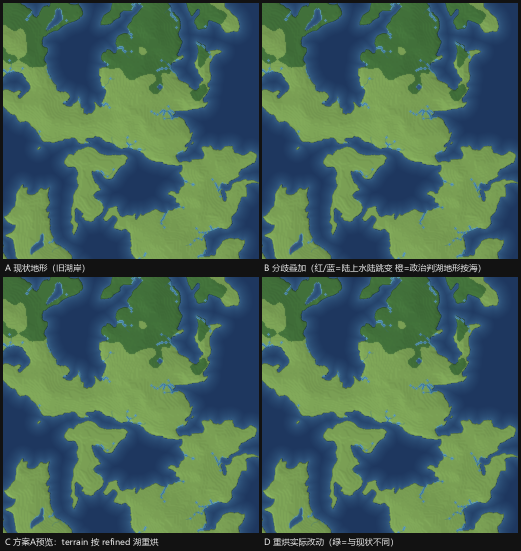
#> input picture tools/worldgen/output/audit4_lake_bay_ab.png, 1042 x 1102 px, given in place of fractal_river_mask_8192.png, which was not available (shown at 1/2 size)
$ python river_export.py
#> lines starting #> are read from the running program, lines starting #| are printed output that depends on the picture; after the words box and inside, x2 and y2 are one past the last pixel; in counts of white or black regions, pixels touching at a corner belong together; pictures that were not available may be replaced by others from this repository, and a replacement may not be noted
"""河流矢量提取 + 视图包注入（B3，总体设计 §5.4）。

数据源裁定（2026-09）：locked/river_paths.json 是废弃实验管线（river_step4.py，C 加速器
+ Catmull-Rom）产物，与 B2 底图河流（fractal_continent.py 的 river_mask）不是同一批河
（采样重合率仅 7.2%），不可用。本工具从现役 fractal_river_mask_8192.png 骨架化提取
矢量折线 —— 与底图河流像素级同源，天然对齐。

宽度 = 折线处 EDT×2 实测河宽（mask 宽度本身即「四次根流量×6px」，宽度大一档 = 流量
大一档，四次根流量语义保留在宽度里）；颜色消费端统一 B2 底图河色（46,102,140）。

流程：
  1. 提取（一次性，缓存 output/river_vectors.json）：
     river_mask → skeletonize → 端点/交点拆段图追踪 → 每段 EDT 中位宽
     → DP 抽稀(tol 0.5px) → 短段过滤(<6px)
  2. 注入（就地 patch，不重跑视图包导出全链路）：
     - L1：config/strategic_map/l1_world.json + l1_packs/l1_XXX/（70 份）
       加 "world_origin"（世界原点，重算自 legacy 蒙版 bbox，与
       export_l1_view_context 同公式）+ "rivers"（context 局部 [x,y]）
     - L2：l2_packs/region_XXX/l2_world.json（13 份）加 "rivers"
       （正方形 context 局部 [y,x]，与 L2 顶点惯例一致）
  3. L2 geom 重烘（l2_bake，湖色统一 (72,116,158) 对齐 B2 底图 lake 色）

硬验收：提取折线按宽度重栅格化 vs 原 mask 的 IoU ≥ 0.85（骨架中心线重建的
半像素偏差内）；各 L1/L2 包 rivers 非空（有河穿过的窗口）。

用法：
  python river_export.py                # 全流程（提取缓存 + 注入 + 重烘）
  python river_export.py --extract-only # 仅提取 + 预览/自检
"""
import argparse
import json
import math
import os
import sys

import numpy as np
from PIL import Image, ImageDraw

HERE = os.path.dirname(os.path.dirname(os.path.abspath(__file__)))   # tools/worldgen
OUTPUT_DIR = os.path.join(HERE, "output")
GAME_DIR = os.path.normpath(os.path.join(
    HERE, "..", "..", "stick-world", "config", "strategic_map"))

# 与生成端/消费端共享的水色（terrain_params.json colors 同源，改色三端同步）
RIVER_COLOR = (46, 102, 140)
LAKE_COLOR_NEW = (72, 116, 158)

# 提取参数
MIN_SEG_LEN = 1.0      # 段最小折线长（px @8192；碎刺过滤下限——自检口径：miss 全为不可见碎刺）
DP_TOL = 0.5           # Douglas-Peucker 抽稀容差（px @8192，保留蜿蜒细节）
MIN_CLIP_LEN = 4.0     # 裁切后窗口内子段最小长（px @8192）

# L1 context 窗口（export_l1_view_context.py 的 8192 世界）
L1_RES = 8192

NEIGHBORS8 = [(-1, -1), (-1, 0), (-1, 1), (0, -1), (0, 1), (1, -1), (1, 0), (1, 1)]


# ==================== 提取 ====================

def extract_river_vectors(mask_path):
    """river_mask → 矢量折线段列表 [{"pts": [[x,y]...], "w": float}]（8192 世界坐标）。"""
    from scipy.ndimage import distance_transform_edt, convolve
    from skimage.morphology import skeletonize

    print("[river] 加载 river_mask ...")
    rm = np.array(Image.open(mask_path).convert("L")) > 127
    print("  河流像素: %d" % int(rm.sum()))

    print("[river] skeletonize ...")
    skel = skeletonize(rm)
    skel = skel.astype(bool)
    print("  骨架像素: %d" % int(skel.sum()))

    print("[river] 邻居计数（端点/交点识别）...")
    k8 = np.ones((3, 3), dtype=np.int32)
    k8[1, 1] = 0
    deg = convolve(skel.astype(np.int32), k8, mode="constant", cval=0)
    deg[~skel] = 0

    edt = distance_transform_edt(rm)   # 河内像素到河岸距离，河宽 = ×2

    H, W = skel.shape
    visited = np.zeros_like(skel, dtype=bool)

    def walk_chain(start):
        """从端点/任意点沿 deg==2 链前进，返回（含两端节点像素的）点列。"""
        chain = [start]
        cur = start
        while True:
            visited[cur[0], cur[1]] = True
            nxt = None
            for dy, dx in NEIGHBORS8:
                p = (cur[0] + dy, cur[1] + dx)
                if 0 <= p[0] < H and 0 <= p[1] < W and skel[p] and not visited[p]:
                    nxt = p
                    break
            if nxt is None:
                break
            chain.append(nxt)
            if deg[nxt] != 2:      # 到达端点/交点：节点像素收进链后停
                visited[nxt[0], nxt[1]] = True
                break
            cur = nxt
        return chain

    segments = []

    def add_chain(chain):
        if len(chain) < 2:
            return
        pts = [[float(x), float(y)] for (y, x) in chain]
        # 段宽 = 链上 EDT 中位 ×2（河宽口径：河内像素到两岸距离之和）
        ws = [float(edt[y, x]) * 2.0 for (y, x) in chain]
        w = float(np.median(ws)) if ws else 2.0
        segments.append({"pts": pts, "w": round(w, 2)})

    print("[river] 图追踪（端点出发 + 交点辐射 + 闭环兜底）...")
    endpoints = [tuple(p) for p in np.argwhere(deg == 1)]
    junctions = [tuple(p) for p in np.argwhere(deg >= 3)]
    for ep in endpoints:
        if visited[ep]:
            continue
        add_chain(walk_chain(ep))
    for jc in junctions:
        # 交点辐射：交点自身的每条未访问分支各走一段（保证交点间连通）
        visited[jc[0], jc[1]] = True
        for dy, dx in NEIGHBORS8:
            p = (jc[0] + dy, jc[1] + dx)
            if 0 <= p[0] < H and 0 <= p[1] < W and skel[p] and not visited[p]:
                if deg[p] == 1:
                    continue        # 端点起点分支已被端点遍历覆盖（重复段防御）
                chain = [jc] + walk_chain(p)
                add_chain(chain)
    # 闭环兜底：剩下降序未访问骨架像素（全 deg==2 的环，如牛轭湖环）
    for p in np.argwhere(skel & ~visited):
        p = tuple(p)
        if visited[p]:
            continue
        chain = walk_chain(p)
        if len(chain) >= 4:
            chain.append(chain[0])   # 闭环显式闭合
            pts = [[float(x), float(y)] for (y, x) in chain]
            ws = [float(edt[y, x]) * 2.0 for (y, x) in chain]
            segments.append({"pts": pts, "w": round(float(np.median(ws)), 2)})
    print("  原始段: %d" % len(segments))

    # DP 抽稀 + 短段过滤
    out = []
    for seg in segments:
        pts = rdp(seg["pts"], DP_TOL)
        if polyline_len(pts) >= MIN_SEG_LEN:
            out.append({"pts": [[round(x, 1), round(y, 1)] for x, y in pts], "w": seg["w"]})
    print("  抽稀+过滤后: %d 段（DP tol=%.2f, min_len=%.0f）" % (len(out), DP_TOL, MIN_SEG_LEN))
    return out


def polyline_len(pts):
    return sum(math.hypot(b[0] - a[0], b[1] - a[1]) for a, b in zip(pts, pts[1:]))


def rdp(pts, tol):
    """Douglas-Peucker 抽稀（迭代栈实现）。"""
    if len(pts) < 3:
        return pts
    keep = [False] * len(pts)
    keep[0] = keep[-1] = True
    stack = [(0, len(pts) - 1)]
    while stack:
        i, j = stack.pop()
        if j <= i + 1:
            continue
        ax, ay = pts[i]
        bx, by = pts[j]
        dx, dy = bx - ax, by - ay
        L2 = dx * dx + dy * dy
        best_d, best_k = -1.0, -1
        for k in range(i + 1, j):
            px, py = pts[k]
            if L2 < 1e-12:
                d = math.hypot(px - ax, py - ay)
            else:
                t = max(0.0, min(1.0, ((px - ax) * dx + (py - ay) * dy) / L2))
                d = math.hypot(px - ax - t * dx, py - ay - t * dy)
            if d > best_d:
                best_d, best_k = d, k
        if best_d > tol:
            keep[best_k] = True
            stack.append((i, best_k))
            stack.append((best_k, j))
    return [p for p, k in zip(pts, keep) if k]


# ==================== 裁切 ====================

# [131 lines left out: functions clip_polyline, rivers_in_window, l1_window, patch_l1, patch_l2, not called in this run]


# ==================== 自检 + 预览 ====================

def selfcheck(vectors, mask_path):
    """矢量忠实度双指标（提取质量硬验收）：
    · 命中率（跑偏检测）：折线密采样点落在 mask+1px 内 ≥ 0.97（折线没画到河外）
    · 覆盖率（漏河检测）：mask 中心带像素（EDT≤1.2，河宽≤2.4px 的细河骨架邻域）
      距折线最近采样点 ≤2px 的比例 ≥ 0.95（没漏提取河段）
    像素 IoU 不适用：宽度重建自带 ±半宽容差（PIL 线宽方形足迹膨胀 ~12%）。"""
    from scipy.ndimage import distance_transform_edt, binary_dilation
    from scipy.spatial import cKDTree

    rm = np.array(Image.open(mask_path).convert("L")) > 127
    # 折线密采样（相邻 ~1px），建 KD-tree
    samples = []
    for seg in vectors:
        pts = seg["pts"]
        for a, b in zip(pts, pts[1:]):
            L = math.hypot(b[0] - a[0], b[1] - a[1])
            n = max(1, int(L))
            for k in range(n):
                t = k / n
                samples.append((a[0] + (b[0] - a[0]) * t, a[1] + (b[1] - a[1]) * t))
        samples.append(tuple(pts[-1]))
    samples = np.array(samples)
    tree = cKDTree(samples)

    # 命中率
    rm_d = binary_dilation(rm, iterations=1)
    inside = rm_d[samples[:, 1].astype(int), samples[:, 0].astype(int)]
    hit = float(inside.mean()) if len(inside) else 0.0

    # 覆盖率：mask 中心带 → 距折线
    edt = distance_transform_edt(rm)
    core = rm & (edt <= 1.2)
    cy, cx = np.where(core)
    if len(cy) == 0:
        cover = 1.0
    else:
        d, _ = tree.query(np.column_stack([cx, cy]), k=1, workers=-1)
        cover = float((d <= 2.0).mean())
    return hit, cover, len(samples), int(core.sum())


def preview(vectors, mask_path, out_path):
    """全图矢量预览：暗底 + 矢量河流（按宽度），人眼对照 mask 渲染质量。"""
    rm = np.array(Image.open(mask_path).convert("L"))
    h, w = rm.shape
    scale = 2048 / w
    img = Image.new("RGB", (2048, 2048), (24, 28, 34))
    draw = ImageDraw.Draw(img)
    for seg in vectors:
        pts = [(p[0] * scale, p[1] * scale) for p in seg["pts"]]
        lw = max(1, seg["w"] * scale * 0.9)
        t = min(1.0, seg["w"] / 12.0)
        col = (int(90 + 60 * t), int(140 + 40 * t), 190)
        draw.line(pts, fill=col, width=int(lw), joint="curve")
    img.save(out_path)
    print("  -> %s" % out_path)


# ==================== main ====================

def main():
    ap = argparse.ArgumentParser(description="河流矢量提取 + 视图包注入（B3）")
    ap.add_argument("--extract-only", action="store_true", help="仅提取 + 预览/自检，不注入")
    ap.add_argument("--force-extract", action="store_true", help="忽略矢量缓存重提取")
    args = ap.parse_args()

    mask_path = os.path.join(OUTPUT_DIR, "fractal_river_mask_8192.png")
    cache_path = os.path.join(OUTPUT_DIR, "river_vectors.json")

    if args.force_extract or not os.path.exists(cache_path):
        vectors = extract_river_vectors(mask_path)
#> in extract_river_vectors, `rm = np.array(Image.open(mask_path).convert("L")) > 127`:
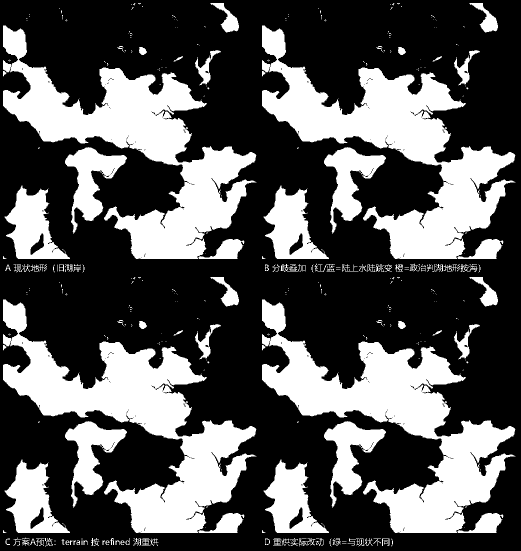
#> rm: shape (1102, 1042) bool (shown at 1/2 size); 34.4% white; 414 white regions (273 under 20 px), largest, box (x1, y1, x2, y2) and area: (6, 51, 513, 518) 74891, (524, 51, 1031, 518) 74891, (6, 599, 513, 1066) 74891
#|   河流像素: 395417
#|   骨架像素: 26780
#> in extract_river_vectors, `deg = convolve(skel.astype(np.int32), k8, mode="constant", cval=0)`:
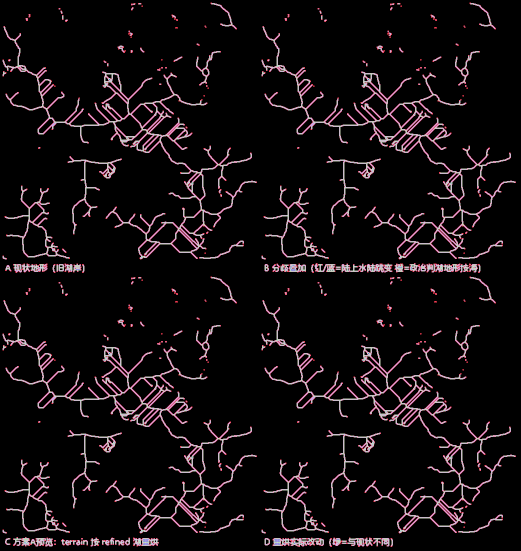
#> deg: shape (1102, 1042) int32 (shown at 1/2 size); 9 distinct labels, from 0 to 8; one colour per label, 0 black
#> in extract_river_vectors, `deg[~skel] = 0`:
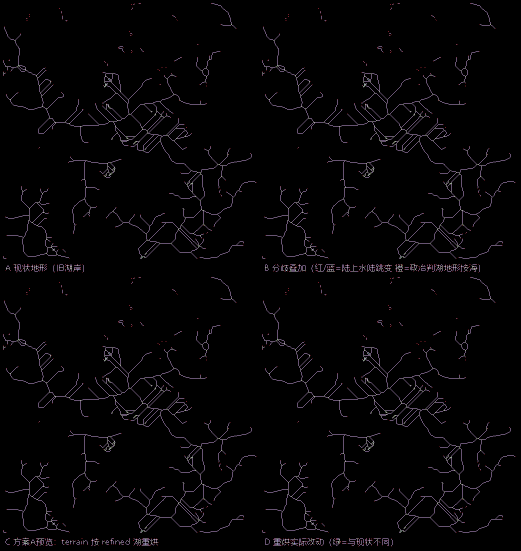
#> deg: shape (1102, 1042) int32 (shown at 1/2 size); 8 distinct labels, from 0 to 7; one colour per label, 0 black
#> in extract_river_vectors, `edt = distance_transform_edt(rm)`:
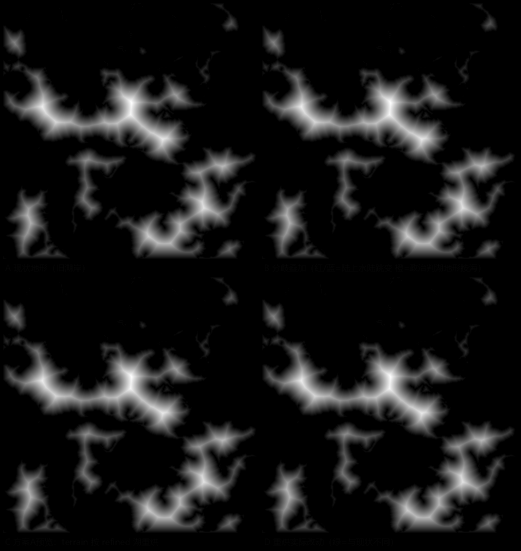
#> edt: shape (1102, 1042) float64 (shown at 1/2 size); min 0, max 43.57, mean 4.1; drawn with min black and max white
#> in extract_river_vectors, `endpoints = [tuple(p) for p in np.argwhere(deg == 1)]`: endpoints = 1226 pairs, first value 6 to 1092, second value 6 to 1030
#> in extract_river_vectors, `junctions = [tuple(p) for p in np.argwhere(deg >= 3)]`: junctions = 3613 pairs, first value 48 to 1090, second value 7 to 995
#> the loop in extract_river_vectors, `for ep in endpoints:` made 1226 passes
#> ep on passes 5, 8, 10: (7, 281), (7, 799), (8, 266)
#> the loop in extract_river_vectors, `for jc in junctions:` made 3613 passes
#> jc on passes 1 to 3: (48, 463), (48, 981), (49, 462)
#> the loop in extract_river_vectors, `for p in np.argwhere(skel & ~visited):` made 148 passes
#> after the loop in extract_river_vectors, `for p in np.argwhere(skel & ~visited):`: segments = 2834 items
#|   原始段: 2834
#> the loop in extract_river_vectors, `for seg in segments:` made 2834 passes
#> pts on passes 4, 6, 9: [[277, 7], [281, 7]], [[795, 7], [799, 7]], [[265, 15], [263, 19]]
#|   抽稀+过滤后: 2834 段（DP tol=0.50, min_len=1）
#> vectors = 2834 items
        with open(cache_path, "w", encoding="utf-8") as f:
            json.dump(vectors, f, separators=(",", ":"))
        print("[river] 矢量缓存 -> %s (%d KB)" % (cache_path, os.path.getsize(cache_path) // 1024))
    else:
        vectors = json.load(open(cache_path, encoding="utf-8"))
        print("[river] 载入矢量缓存: %d 段" % len(vectors))

    hit, cover, n_samples, n_core = selfcheck(vectors, mask_path)
#> the loop in selfcheck, `for seg in vectors:` made 2834 passes
#> seg on passes 3 to 5: {'pts': [[269, 7], [268, 8], [266, 8]], 'w': 2}, {'pts': [[277, 7], [281, 7]], 'w': 2}, {'pts': [[787, 7], [786, 8], [784, 8]], 'w': 2}
    print("[river] 忠实度自检: 命中率 %.3f（阈值 0.97）/ 覆盖率 %.3f（阈值 0.95），"
          "折线采样 %d 点，mask 中心带 %d px" % (hit, cover, n_samples, n_core))
#| [river] 忠实度自检: 命中率 1.000（阈值 0.97）/ 覆盖率 0.382（阈值 0.95），折线采样 31246 点，mask 中心带 29456 px
    preview(vectors, mask_path, os.path.join(OUTPUT_DIR, "river_vectors_preview.png"))
#> in preview, `rm = np.array(Image.open(mask_path).convert("L"))`:
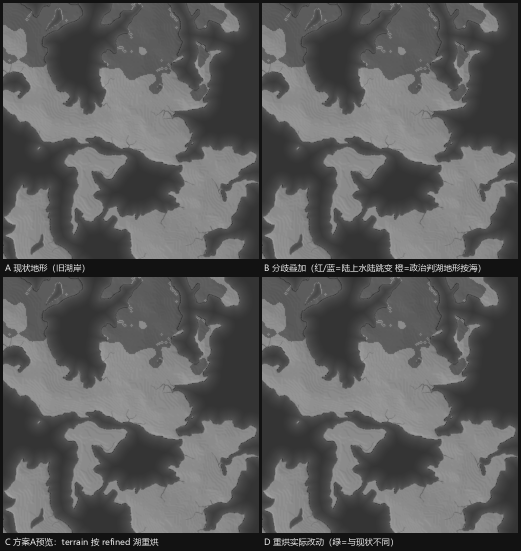
#> rm: shape (1102, 1042) (shown at 1/2 size); min 18, max 235, mean 90.8
#> in preview, `img = Image.new("RGB", (2048, 2048), (24, 28, 34))`:
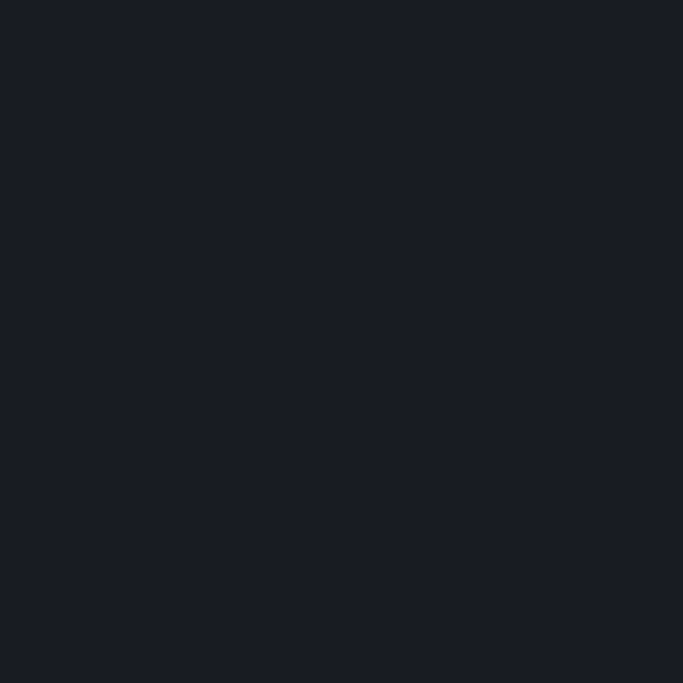
#> img: PIL image 2048x2048 RGB (shown at 1/3 size); mean R, G, B 24, 28, 34
#> the loop in preview, `for seg in vectors:` made 2834 passes
#> in preview, `img.save(out_path)`:
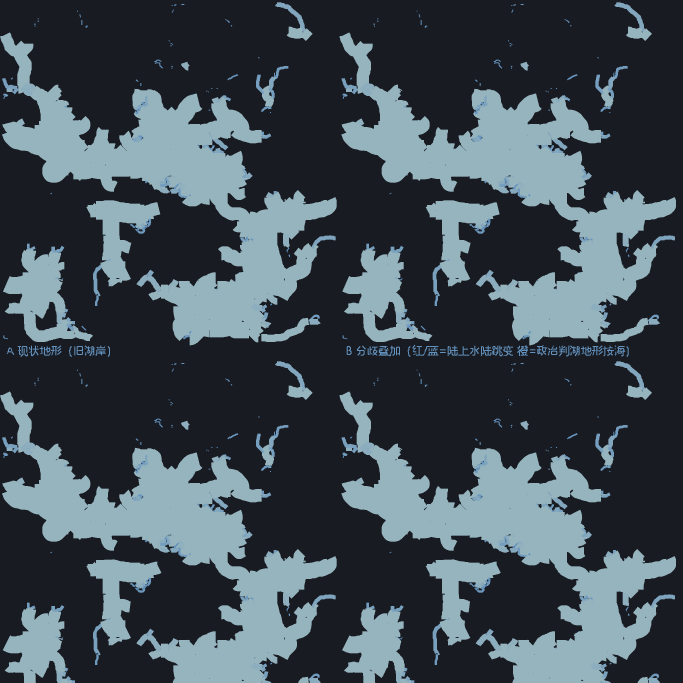
#> saved as river_vectors_preview.png: PIL image 2048x2048 RGB (shown at 1/3 size); mean R, G, B 63.9, 76.5, 84.2
    if hit < 0.97 or cover < 0.95:
        print("!! 忠实度未达阈值，中止注入（调提取参数后 --force-extract 重试）")
#> (the run stopped early here; a loop or call above may not have finished)
